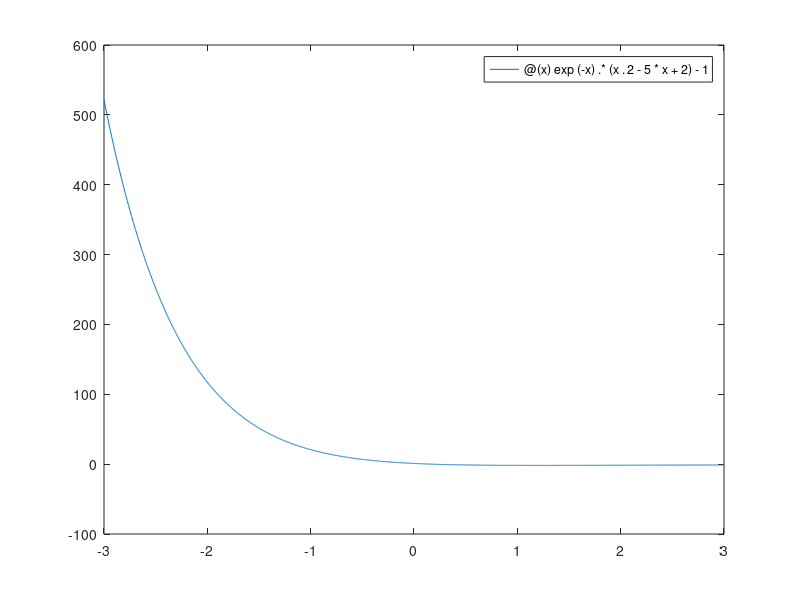

Source code (MATLAB): (Note: this script raises an error after producing the figure.)
%% Ex 2

%% a
g=@(x) exp(-x).*(x.^2-5*x+2)-1;
fplot(g, [-3,3]);
hold on;
fplot(0, [-3,3]);
axis([-5 5 -5 5]);

%% b

a=-1;
b=1;

n=1;
x(n)=(a+b)/2;

for n=1:9
    if g(a)*g(x(n))<0
        b=x(n);
    else
        a=x(n);
    end
    x(n+1)=(a+b)/2;
end
x(10)

%% c

syms xs
gs=symfun(exp(-xs).*(xs.^2-5.*xs+2)-1,xs);
x_star=double(solve(gs==0));

err_abs=abs(x_star-x);

err_rel=err_abs/abs(x_star);

figure(2)
plot(err_abs)
figure(3)
plot(err_rel)

%%
figure(4)
loglog(err_abs)

%% d

x0=0
fzero(g,x0)